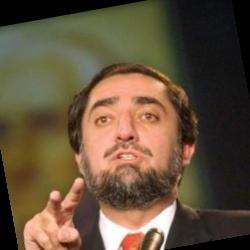
#> input picture data/lfw_students/Abdullah/2.jpg, 250 x 250 px, given in place of Aaron_Peirsol.jpg, which was not available
$ python create_multi_face_test.py
#> lines starting #> are read from the running program, lines starting #| are printed output that depends on the picture; pictures that were not available may be replaced by others from this repository, and a replacement may not be noted
import cv2
import numpy as np
from pathlib import Path


# ============================================================
# SETTINGS
# ============================================================

KNOWN_FOLDER = Path("data/lfw_test")
UNKNOWN_FOLDER = Path("data/lfw_unknown")

OUTPUT_FOLDER = Path("data/multi_face")
OUTPUT_PATH = OUTPUT_FOLDER / "multi_face_test.jpg"


# ============================================================
# SELECT THE FACES
# ============================================================

image_paths = [
    KNOWN_FOLDER / "Aaron_Peirsol.jpg",
    KNOWN_FOLDER / "Abdullah.jpg",
    KNOWN_FOLDER / "Abel_Pacheco.jpg",

    UNKNOWN_FOLDER / "Aaron_Sorkin.jpg",
    UNKNOWN_FOLDER / "Abdel_Nasser_Assidi.jpg",
]


# ============================================================
# LOAD AND RESIZE IMAGES
# ============================================================

faces = []

for image_path in image_paths:

    image = cv2.imread(str(image_path))
#> image is the input picture: shape (250, 250, 3); mean B, G, R 60, 81.2, 99

    if image is None:
        print(f"Could not read: {image_path}")
        continue

    # Resize every image to the same size
    image = cv2.resize(image, (250, 250))

    faces.append(image)

    print(f"Loaded: {image_path.name}")
#> pass 2 of the loop `for image_path in image_paths:`:
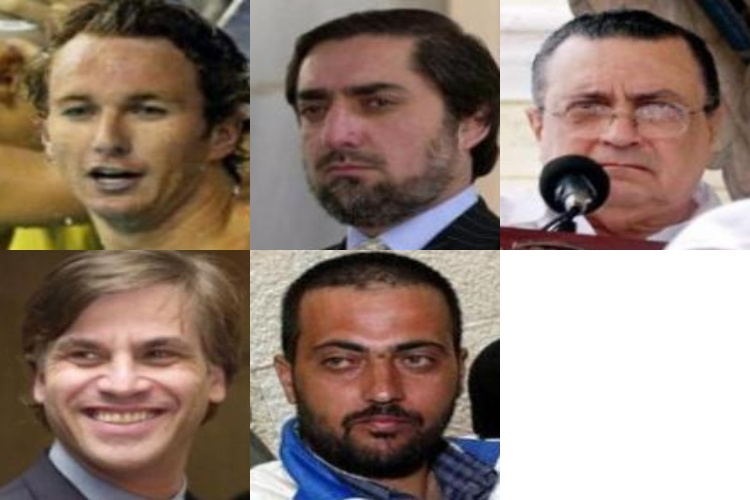
#> input picture data/multi_face/clean_multi_face_test.jpg, 750 x 500 px, given in place of Abdullah.jpg, which was not available
#> image is the input picture: shape (500, 750, 3); mean B, G, R 115.6, 126, 144.7
#> `image = cv2.resize(image, (250, 250))`:
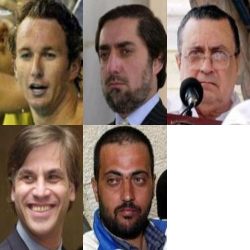
#> image: shape (250, 250, 3); mean B, G, R 115.7, 126.2, 144.9


# ============================================================
# CREATE THE MULTI-FACE IMAGE
# ============================================================

if len(faces) < 5:

    print("ERROR: Not all images were loaded.")

else:

    # First row: 3 faces
    row1 = np.hstack([
        faces[0],
        faces[1],
        faces[2]
    ])
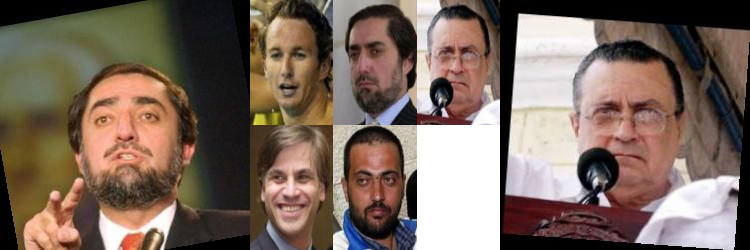
#> row1: shape (250, 750, 3); mean B, G, R 93.7, 105.1, 123

    # Second row: 2 faces + blank space
    blank = np.ones(
        (250, 250, 3),
        dtype=np.uint8
    ) * 255

    row2 = np.hstack([
        faces[3],
        faces[4],
        blank
    ])
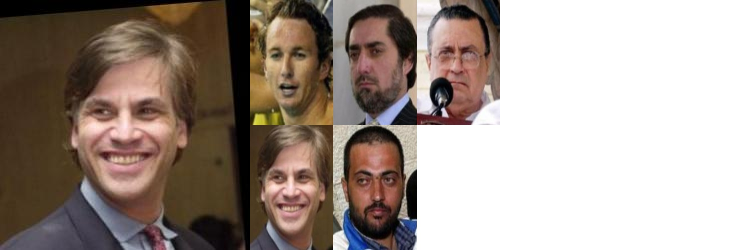
#> row2: shape (250, 750, 3); mean of channels 0, 1, 2 141.6, 149.8, 162.7; drawn as B, G, R

    # Combine both rows
    multi_face_image = np.vstack([
        row1,
        row2
    ])
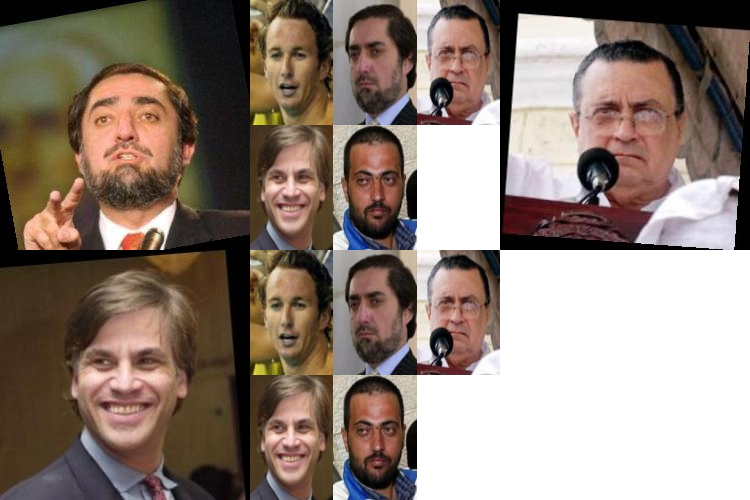
#> multi_face_image: shape (500, 750, 3); mean B, G, R 117.7, 127.5, 142.8

    # Create output folder
    OUTPUT_FOLDER.mkdir(
        parents=True,
        exist_ok=True
    )

    # Save image
    cv2.imwrite(
        str(OUTPUT_PATH),
        multi_face_image
    )

    print("\n========================================")
    print("MULTI-FACE TEST IMAGE CREATED")
    print("========================================")

    print(f"\nSaved to: {OUTPUT_PATH}")

    print("\nFaces included:")
    print("1. Aaron_Peirsol (KNOWN)")
    print("2. Abdullah (KNOWN)")
    print("3. Abel_Pacheco (KNOWN)")
    print("4. Aaron_Sorkin (UNKNOWN)")
    print("5. Abdel_Nasser_Assidi (UNKNOWN)")
